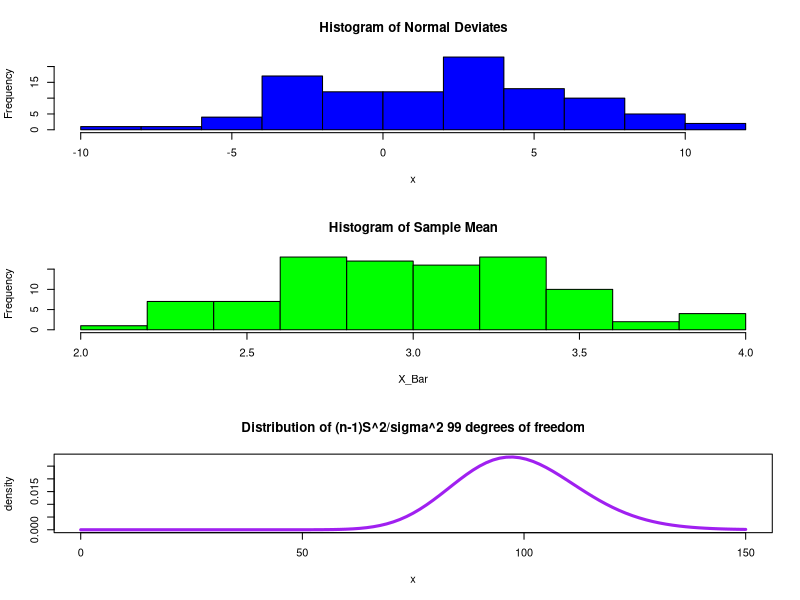
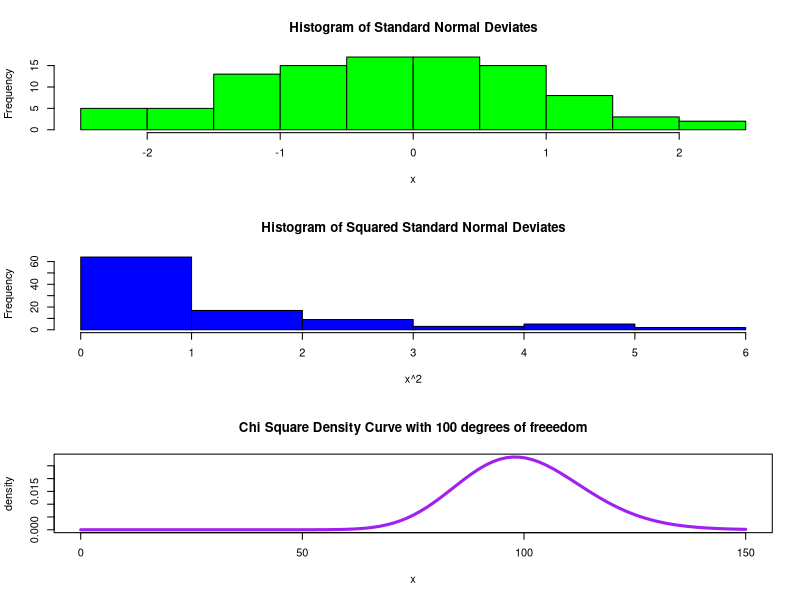

Here is the R script that generated these plots, in order:
#xi ~ N(100,16)
x<-rnorm(n=100,mean=3,sd=4)
x
x_bar <- (1/100)*sum(x)
x_bar
#x_bar ~ N(100,16/100)
x_bar_dist <- rnorm(n=100,mean=3,sd=.40)
x_bar_dist
par(mfrow=c(3,1))
hist(x,col="blue",pch=20,main="Histogram of Normal Deviates")
hist(x_bar_dist,col="green",pch=20,main="Histogram of Sample Mean",xlab="X_Bar")
mean(x)
Xi_diff_X_bar <- x - x_bar
Xi_diff_X_bar
Xi_diff_X_bar_square <- Xi_diff_X_bar^2
Xi_diff_X_bar_square
sum_square <- sum(Xi_diff_X_bar_square)
sum_square
S_2 <- sum_square/99
S_2
chi_square <- 99*S_2/16
chi_square
curve(dchisq(x, df = 99), from = 0, to = 150,lwd=3,col="purple",ylab="density",main="Distribution of (n-1)S^2/sigma^2 99 degrees of freedom")
#What is the probablity that (n-1)S^2/sigma^2 is greater than 70?
pchisq(70,df=99,lower.tail=FALSE)


x_norm <- rnorm(n=100,mean=0,sd=1)
hist(x_norm,col="green",main="Histogram of Standard Normal Deviates",xlab="x")
x_norm_squared <- x_norm^2
x_norm_squared
sum_x_norm_squared <- sum(x_norm_squared)
sum_x_norm_squared
hist(x_norm_squared,col="blue",main="Histogram of Squared Standard Normal Deviates",xlab="x^2")
#what is the probability that the sum of the squared standard normal variates will be greater than 124.34
curve(dchisq(x,df=100),from = 0, to = 150,lwd=3,col="purple",main="Chi Square Density Curve with 100 degrees of freeedom",ylab="density")
pchisq(124.34, df=100, lower.tail=FALSE)
#Answer: 5%
#what is the probability that the sum of the squared standard normal variates will be greater than 90
pchisq(90,df=100,lower.tail=FALSE)
#Anser: 75%